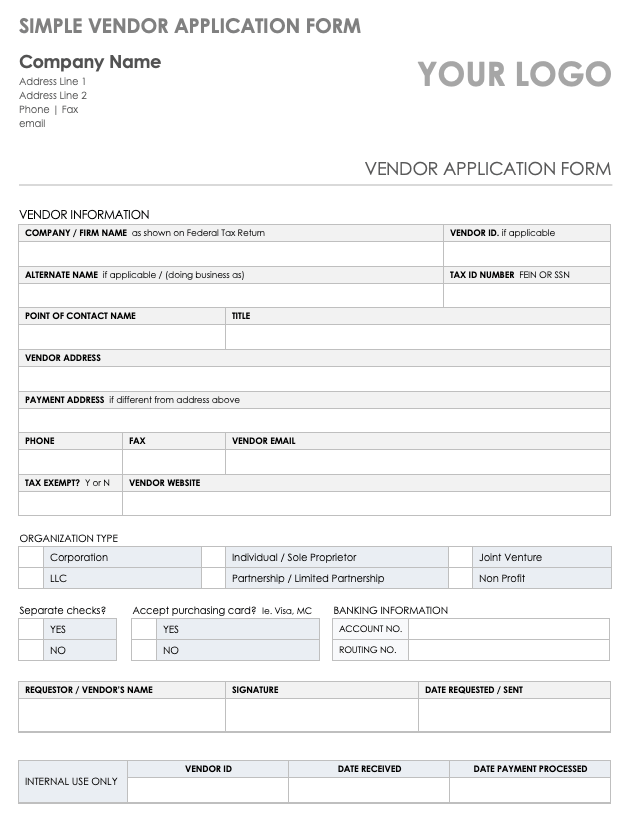
#> input picture FormDataTaker/formData/blankForm.png, 630 x 830 px
$ jupyter execute RegionSelector.ipynb
#> lines starting #> are read from the running program, lines starting #| are printed output that depends on the picture
**This is an special type of the selector which is used to select the points i.e the upper left and the lower right from the given images and from the selected box we will get the data and the boxes are of the two types 'Text' and 'Checkbox'

-->One a rectangle is selected the user is asked to enter the type and the Name:

-->Type can be 'Text' and 'Checkbox'

-->Name can be anything

==>Procedure to use this program
1. Click on the upper left of an box and than the lower right
2. Make an input of the "type" i.e text or box
3. Than again make an input of the "name"
4. Than make follow the above process till we want the location of the box
5. Than at the ending to get the data click on the window screen and press 's', The output will be shown in the terminal, And take that output and save it in the main file as the array of roi
6. Close this program
C. The cpu can crash, So make the selection of the area caucently, Make sure you give some gap between each process, And if not required than make the new window minimized, It will help

[cell 1]
import cv2
import random

scale = 0.5
circles = []
counter = 0
counter2 = 0
point1 = []
point2 = []
myPoints = []
myColor = []

def mousePoints(event, x, y, flags, params):
    global counter, point1, point2, counter2, circles, myColor
    if event == cv2.EVENT_LBUTTONDOWN:
        if counter==0:
            point1 = int(x//scale),int(y//scale);
            counter +=1
            myColor = (random.randint(0, 2)*200, random.randint(0, 2)*200, random.randint(0, 2)*200)
        elif counter ==1:
            point2 = int(x//scale), int(y//scale)
            type = input('Enter Type: ')
            name = input('Enter Name: ')
            myPoints.append([point1, point2, type, name])
            counter = 0
        circles.append([x, y, myColor])
        counter2 +=1

img = cv2.imread('formData/blankForm.png')
#> img is the input picture: shape (830, 630, 3); mean B, G, R 244.4, 244, 243.7
img = cv2.resize(img, (0, 0), None, scale, scale)
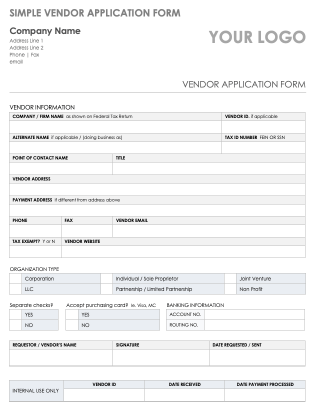
#> img: shape (415, 315, 3); mean B, G, R 244.4, 244, 243.7

while True:
    # To Display Points
    for x, y, color in circles:
        cv2.circle(img, (x, y), 3, color, cv2.FILLED)
    cv2.imshow("Original Image", img)
    cv2.setMouseCallback("Original Image", mousePoints)
    if cv2.waitKey(1) & 0xFF == ord('s'):
#> (key Esc is pressed here)
        print(myPoints)
        break
